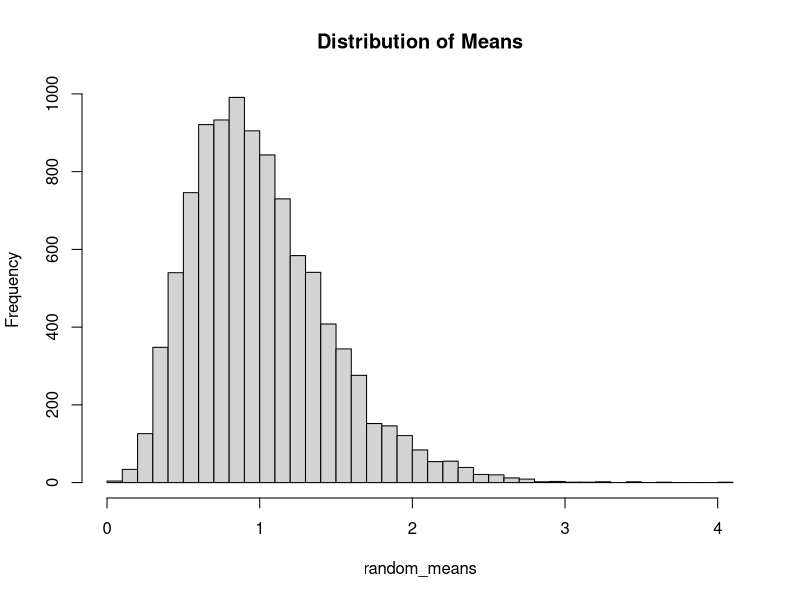
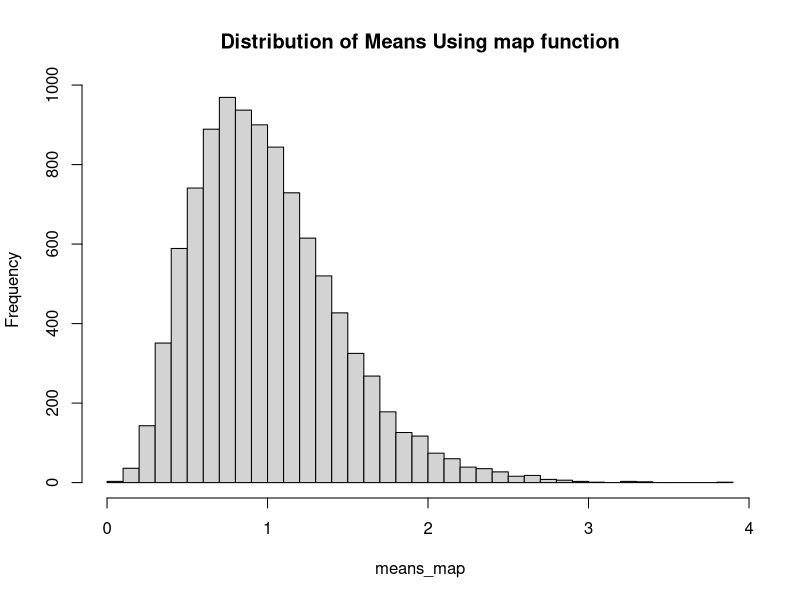
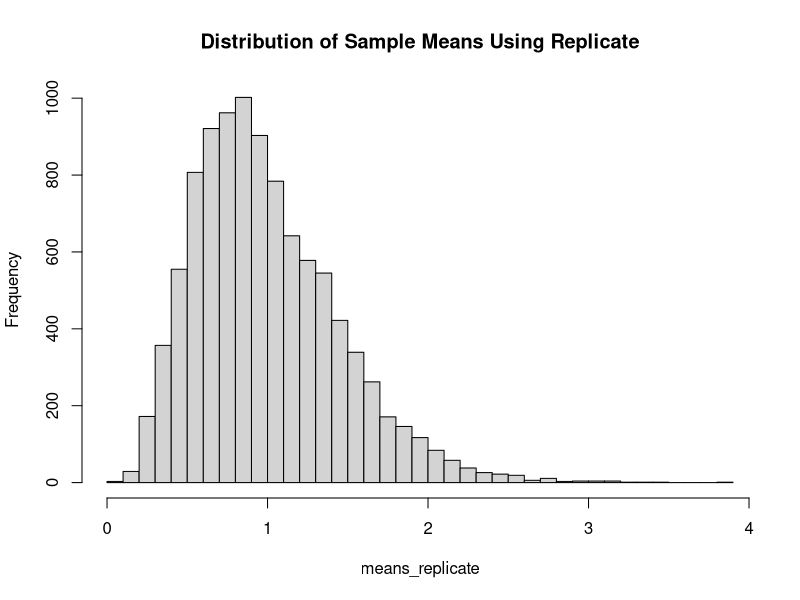
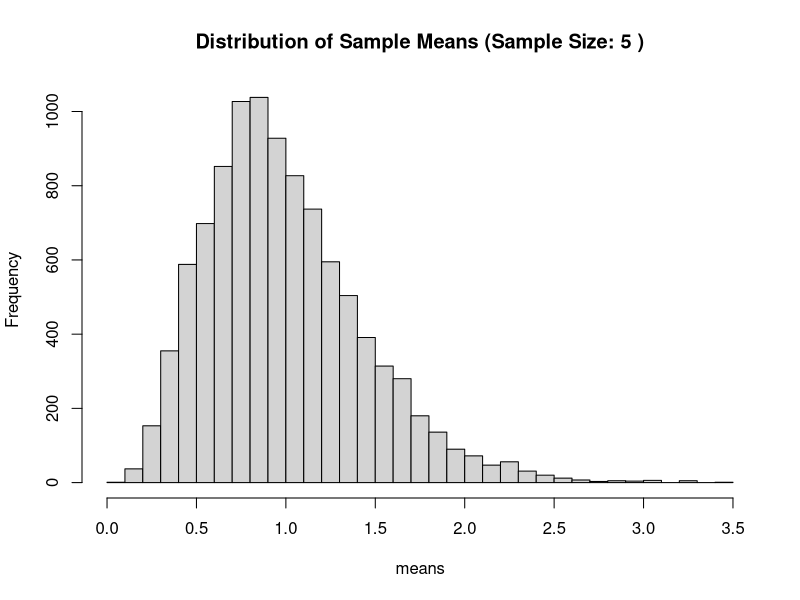
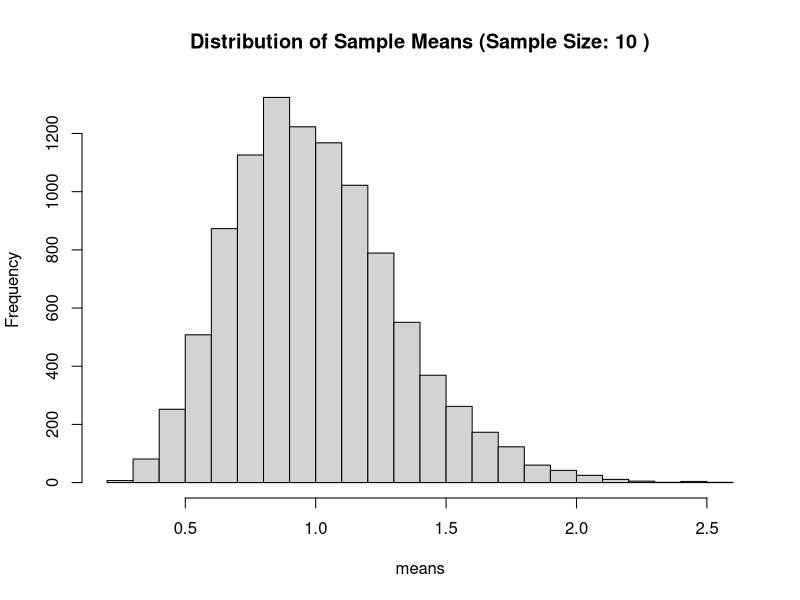
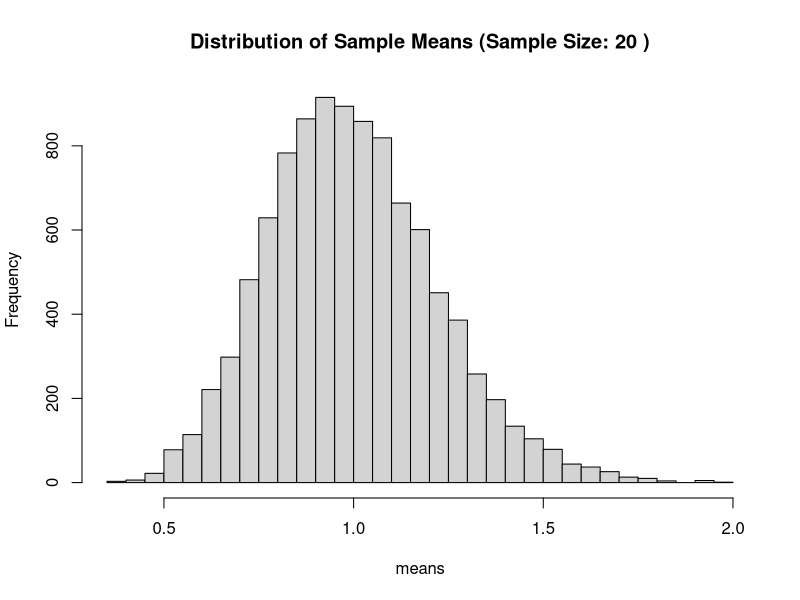

Recreate these plots in R, in order.
## ---- chunk 1
library(tidyverse)
dt <- tribble(~x, ~y, ~w, ~z,
              210, 300, 220, 180,
              102, 100, 119, 187,
              176, 175, 188, 173,
              87, 95, 91, 94, 
              202, 210, 234, 218,
              110, 122, 131, 128
)
dt


#PROBLEM 1:
#1_a
means <- map_dbl(dt, mean)
means

#1_b
std_dev <- map_dbl(dt, sd)
std_dev

#1_c
sq_root <- map(dt, sqrt)
sq_root

#1_d
result_table <- data.frame(
  mean = colMeans(dt),
  max = apply(dt, 2, max),
  q1 = apply(dt, 2, quantile, probs = 0.25),
  median = apply(dt, 2, median),
  q3 = apply(dt, 2, quantile, probs = 0.75),
  min = apply(dt, 2, min)
)
result_table


#PROBLEM 2
calculate_means <- function() {
  means <- numeric(10000)
  
  for (i in 1:10000) {
    random_observations <- rexp(5, rate=1)
    sample_mean <- mean(random_observations)
    means[i] <- sample_mean
  }
  
  return(means)
}
calculate_means()

#random_means variable created to plot the distribution of means
random_means <- calculate_means()

hist(random_means, breaks=30, main="Distribution of Means")

#2_a
calculate_means_map <- function() {
  
  random_observations <- rexp(5, rate=1)
  return(mean(random_observations))
}
means_map <- map_dbl(1:10000, ~calculate_means_map())
means_map

hist(means_map, breaks=30, main="Distribution of Means Using map function")

#2_b
calculate_means_replicate <- function() {
  means_replicate <- replicate(10000, {
    sample <- rexp(5, rate = 1)
    sample_mean <- mean(sample)
    sample_mean
  })
  
  return(means_replicate)
}

means_replicate <- calculate_means_replicate()
hist(means_replicate, breaks=30, main = "Distribution of Sample Means Using Replicate")

#2_c
calculate_means_plot <- function(iterations = 10000, sample_sizes = c(5, 10, 20)) {
  for (size in sample_sizes) {
    means <- replicate(iterations, {
      sample <- rexp(size, rate = 1)
      sample_mean <- mean(sample)
      sample_mean
    })
main = paste("Distribution of Sample Means (Sample Size:", size, ")")
    hist(means, breaks = 30, main = paste("Distribution of Sample Means (Sample Size:", size, ")"))
  }
}

calculate_means_plot()


#PROBLEM 3
output <- vector("double", ncol(mtcars))
for (i in seq_along(mtcars)) {
  output[[i]] <- sd(mtcars[[i]])
}
output

